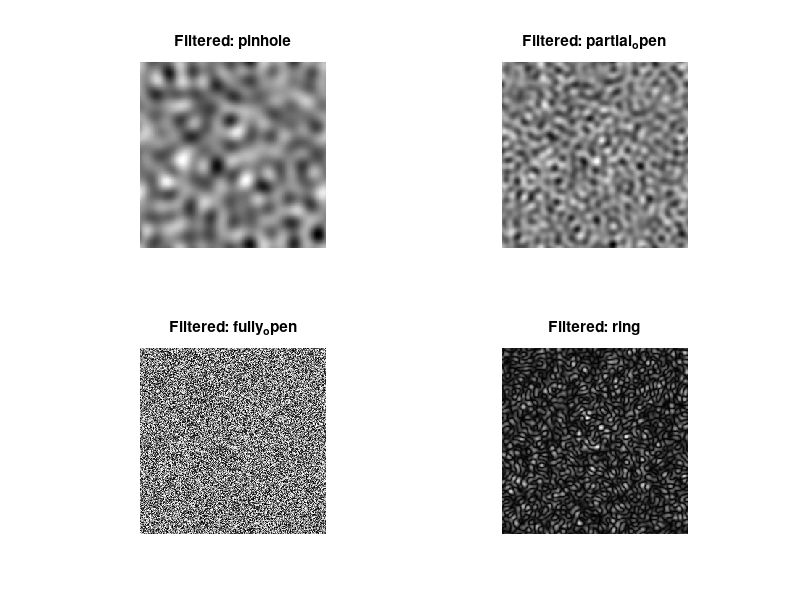

The MATLAB source for this figure:
clc; clear; close all;

% 生成随机波前 (代表部分相干光)
img_size = 256;  % 图像大小
wavefront = rand(img_size, img_size); 

% 计算 2D FFT 并中心化
F_wavefront = fftshift(fft2(wavefront));

% 生成空间频率滤波器
filter_types = {'pinhole', 'partial_open', 'fully_open', 'ring'};
filter_size = 20;  % 滤波器大小（调整影响相干性）

% 计算频率坐标
[u, v] = meshgrid(linspace(-1, 1, img_size), linspace(-1, 1, img_size));
radius = sqrt(u.^2 + v.^2);

% 生成滤波器
filters = struct();
filters.pinhole = double(radius <= filter_size / img_size);  % 小孔（高相干）
filters.partial_open = double(radius <= 2 * filter_size / img_size);  % 部分开孔
filters.fully_open = ones(img_size, img_size);  % 全开孔（低相干）
filters.ring = double(radius <= 3 * filter_size / img_size & radius >= filter_size / img_size);  % 环形孔

% 应用不同滤波器并进行逆变换
figure;
for i = 1:length(filter_types)
    filter_name = filter_types{i};
    filtered_F = F_wavefront .* filters.(filter_name);  % 频域滤波
    filtered_wavefront = abs(ifft2(ifftshift(filtered_F)));  % 逆变换回到空间域
    
    subplot(2,2,i);
    imagesc(filtered_wavefront);
    colormap gray; axis off; axis image;
    title(['Filtered: ', filter_name]);
end